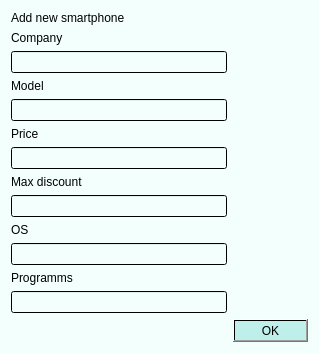
<?xml version="1.0" encoding="UTF-8"?>
<ui version="4.0">
 <class>Addsmartphone</class>
 <widget class="QDialog" name="Addsmartphone">
  <property name="geometry">
   <rect>
    <x>0</x>
    <y>0</y>
    <width>319</width>
    <height>337</height>
   </rect>
  </property>
  <property name="windowTitle">
   <string>Dialog</string>
  </property>
  <property name="styleSheet">
   <string notr="true">background-color: qlineargradient(spread:pad, x1:0, y1:0, x2:0, y2:0, stop:0 rgba(243, 255, 253, 255));</string>
  </property>
  <layout class="QGridLayout" name="gridLayout">
   <item row="5" column="0">
    <widget class="QLineEdit" name="modelEdit"/>
   </item>
   <item row="9" column="0">
    <widget class="QLineEdit" name="maxDiscEdit"/>
   </item>
   <item row="7" column="0">
    <widget class="QLineEdit" name="priceEdit"/>
   </item>
   <item row="11" column="0">
    <widget class="QLineEdit" name="OSEdit"/>
   </item>
   <item row="4" column="0">
    <widget class="QLabel" name="label_2">
     <property name="text">
      <string>Model</string>
     </property>
    </widget>
   </item>
   <item row="8" column="0">
    <widget class="QLabel" name="label_4">
     <property name="text">
      <string>Max discount</string>
     </property>
    </widget>
   </item>
   <item row="6" column="0">
    <widget class="QLabel" name="label_3">
     <property name="text">
      <string>Price</string>
     </property>
    </widget>
   </item>
   <item row="14" column="1">
    <widget class="QPushButton" name="pushButton">
     <property name="styleSheet">
      <string notr="true">background-color: qlineargradient(spread:pad, x1:0, y1:0, x2:0, y2:0, stop:0 rgba(190, 239, 235, 255));</string>
     </property>
     <property name="text">
      <string>OK</string>
     </property>
    </widget>
   </item>
   <item row="12" column="0">
    <widget class="QLabel" name="label_6">
     <property name="text">
      <string>Programms</string>
     </property>
    </widget>
   </item>
   <item row="14" column="0">
    <spacer name="horizontalSpacer">
     <property name="orientation">
      <enum>Qt::Horizontal</enum>
     </property>
     <property name="sizeHint" stdset="0">
      <size>
       <width>40</width>
       <height>20</height>
      </size>
     </property>
    </spacer>
   </item>
   <item row="10" column="0">
    <widget class="QLabel" name="label_5">
     <property name="text">
      <string>OS</string>
     </property>
    </widget>
   </item>
   <item row="0" column="0" colspan="2">
    <widget class="QLabel" name="label_7">
     <property name="styleSheet">
      <string notr="true">font: 12pt &quot;MS Shell Dlg 2&quot;;</string>
     </property>
     <property name="text">
      <string>Add new smartphone</string>
     </property>
    </widget>
   </item>
   <item row="3" column="0">
    <widget class="QLineEdit" name="compEdit"/>
   </item>
   <item row="2" column="0">
    <widget class="QLabel" name="label">
     <property name="text">
      <string>Company</string>
     </property>
    </widget>
   </item>
   <item row="13" column="0">
    <widget class="QLineEdit" name="ProgEdit"/>
   </item>
  </layout>
 </widget>
 <resources/>
 <connections/>
</ui>
